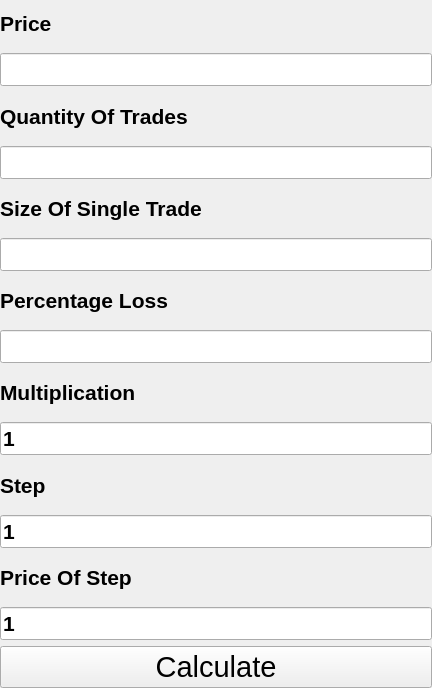
     <widget class="QWidget" name="page_6">
      <property name="minimumSize">
       <size>
        <width>432</width>
        <height>688</height>
       </size>
      </property>
      <property name="maximumSize">
       <size>
        <width>432</width>
        <height>688</height>
       </size>
      </property>
      <property name="font">
       <font>
        <pointsize>16</pointsize>
        <bold>true</bold>
       </font>
      </property>
      <layout class="QVBoxLayout" name="verticalLayout_21" stretch="0">
       <property name="spacing">
        <number>6</number>
       </property>
       <property name="sizeConstraint">
        <enum>QLayout::SetMaximumSize</enum>
       </property>
       <property name="leftMargin">
        <number>0</number>
       </property>
       <property name="topMargin">
        <number>0</number>
       </property>
       <property name="rightMargin">
        <number>0</number>
       </property>
       <property name="bottomMargin">
        <number>0</number>
       </property>
       <item>
        <layout class="QVBoxLayout" name="verticalLayout_2">
         <property name="sizeConstraint">
          <enum>QLayout::SetDefaultConstraint</enum>
         </property>
         <item>
          <widget class="QLabel" name="label">
           <property name="font">
            <font>
             <pointsize>16</pointsize>
             <bold>true</bold>
            </font>
           </property>
           <property name="text">
            <string>Price</string>
           </property>
           <property name="indent">
            <number>-1</number>
           </property>
          </widget>
         </item>
         <item>
          <widget class="QLineEdit" name="lineEdit">
           <property name="minimumSize">
            <size>
             <width>0</width>
             <height>0</height>
            </size>
           </property>
           <property name="maxLength">
            <number>6</number>
           </property>
           <property name="frame">
            <bool>true</bool>
           </property>
           <property name="clearButtonEnabled">
            <bool>false</bool>
           </property>
          </widget>
         </item>
         <item>
          <widget class="QLabel" name="label_2">
           <property name="font">
            <font>
             <pointsize>16</pointsize>
             <bold>true</bold>
            </font>
           </property>
           <property name="text">
            <string>Quantity Of Trades</string>
           </property>
          </widget>
         </item>
         <item>
          <widget class="QLineEdit" name="lineEdit_2">
           <property name="minimumSize">
            <size>
             <width>0</width>
             <height>0</height>
            </size>
           </property>
           <property name="maxLength">
            <number>6</number>
           </property>
          </widget>
         </item>
         <item>
          <widget class="QLabel" name="label_4">
           <property name="font">
            <font>
             <pointsize>16</pointsize>
             <bold>true</bold>
            </font>
           </property>
           <property name="text">
            <string>Size Of Single Trade</string>
           </property>
          </widget>
         </item>
         <item>
          <widget class="QLineEdit" name="lineEdit_3">
           <property name="minimumSize">
            <size>
             <width>0</width>
             <height>0</height>
            </size>
           </property>
           <property name="maxLength">
            <number>6</number>
           </property>
          </widget>
         </item>
         <item>
          <widget class="QLabel" name="label_5">
           <property name="font">
            <font>
             <pointsize>16</pointsize>
             <bold>true</bold>
            </font>
           </property>
           <property name="text">
            <string>Percentage Loss</string>
           </property>
          </widget>
         </item>
         <item>
          <widget class="QLineEdit" name="lineEdit_4">
           <property name="minimumSize">
            <size>
             <width>0</width>
             <height>0</height>
            </size>
           </property>
           <property name="maxLength">
            <number>6</number>
           </property>
          </widget>
         </item>
         <item>
          <widget class="QLabel" name="label_9">
           <property name="font">
            <font>
             <pointsize>16</pointsize>
             <bold>true</bold>
            </font>
           </property>
           <property name="text">
            <string>Multiplication</string>
           </property>
          </widget>
         </item>
         <item>
          <widget class="QLineEdit" name="lineEdit_5">
           <property name="minimumSize">
            <size>
             <width>0</width>
             <height>0</height>
            </size>
           </property>
           <property name="text">
            <string>1</string>
           </property>
           <property name="maxLength">
            <number>6</number>
           </property>
          </widget>
         </item>
         <item>
          <widget class="QLabel" name="label_10">
           <property name="font">
            <font>
             <pointsize>16</pointsize>
             <bold>true</bold>
            </font>
           </property>
           <property name="text">
            <string>Step</string>
           </property>
          </widget>
         </item>
         <item>
          <widget class="QLineEdit" name="lineEdit_6">
           <property name="enabled">
            <bool>true</bool>
           </property>
           <property name="minimumSize">
            <size>
             <width>0</width>
             <height>0</height>
            </size>
           </property>
           <property name="text">
            <string>1</string>
           </property>
           <property name="maxLength">
            <number>6</number>
           </property>
          </widget>
         </item>
         <item>
          <widget class="QLabel" name="label_11">
           <property name="font">
            <font>
             <pointsize>16</pointsize>
             <bold>true</bold>
            </font>
           </property>
           <property name="text">
            <string>Price Of Step</string>
           </property>
          </widget>
         </item>
         <item>
          <widget class="QLineEdit" name="lineEdit_7">
           <property name="enabled">
            <bool>true</bool>
           </property>
           <property name="minimumSize">
            <size>
             <width>0</width>
             <height>0</height>
            </size>
           </property>
           <property name="text">
            <string>1</string>
           </property>
           <property name="maxLength">
            <number>6</number>
           </property>
          </widget>
         </item>
         <item>
          <widget class="QPushButton" name="pushButton_15">
           <property name="enabled">
            <bool>true</bool>
           </property>
           <property name="font">
            <font>
             <pointsize>22</pointsize>
             <bold>false</bold>
            </font>
           </property>
           <property name="text">
            <string>Calculate</string>
           </property>
          </widget>
         </item>
        </layout>
       </item>
      </layout>
     </widget>
